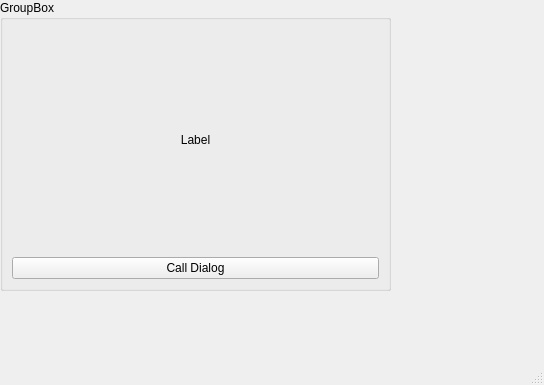
<?xml version="1.0" encoding="UTF-8"?>
<ui version="4.0">
 <class>MainWindow</class>
 <widget class="QMainWindow" name="MainWindow">
  <property name="geometry">
   <rect>
    <x>0</x>
    <y>0</y>
    <width>544</width>
    <height>385</height>
   </rect>
  </property>
  <property name="windowTitle">
   <string>MainWindow</string>
  </property>
  <widget class="QWidget" name="centralwidget">
   <widget class="QGroupBox" name="groupBox">
    <property name="geometry">
     <rect>
      <x>0</x>
      <y>0</y>
      <width>391</width>
      <height>291</height>
     </rect>
    </property>
    <property name="title">
     <string>GroupBox</string>
    </property>
    <layout class="QVBoxLayout" name="verticalLayout">
     <item>
      <widget class="QLabel" name="label">
       <property name="text">
        <string>Label</string>
       </property>
       <property name="alignment">
        <set>Qt::AlignCenter</set>
       </property>
      </widget>
     </item>
     <item>
      <widget class="QPushButton" name="pushButton_2">
       <property name="text">
        <string>Call Dialog</string>
       </property>
      </widget>
     </item>
    </layout>
   </widget>
  </widget>
  <widget class="QMenuBar" name="menubar">
   <property name="geometry">
    <rect>
     <x>0</x>
     <y>0</y>
     <width>544</width>
     <height>21</height>
    </rect>
   </property>
  </widget>
  <widget class="QStatusBar" name="statusbar"/>
 </widget>
 <resources/>
 <connections/>
</ui>
